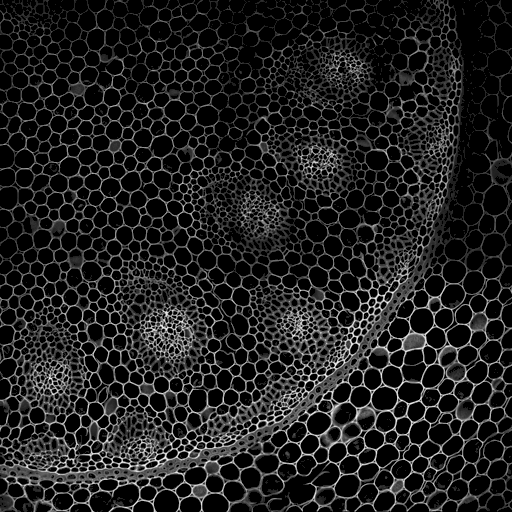
#> input picture data/lily.png, 512 x 512 px
$ jupyter execute --allow-errors PtychoEP_EM.ipynb
#> lines starting #> are read from the running program, lines starting #| are printed output that depends on the picture
### utils/test.py
#imports
import numpy as np
from numpy import exp, pi
from matplotlib import pyplot as plt
from matplotlib.pyplot import rc
rc('text', usetex=True)
from PIL import Image
from matplotlib.colors import Normalize

#load two images and output complex 2d-array
def load_complex_image(path_abs, path_phase):
#> called with path_abs = '../data/lily.png', path_phase = '../data/moon.png'
    image_abs = np.array(Image.open(path_abs), dtype = "float")/256
    image_phase = np.array(Image.open(path_phase), dtype = "float")/256
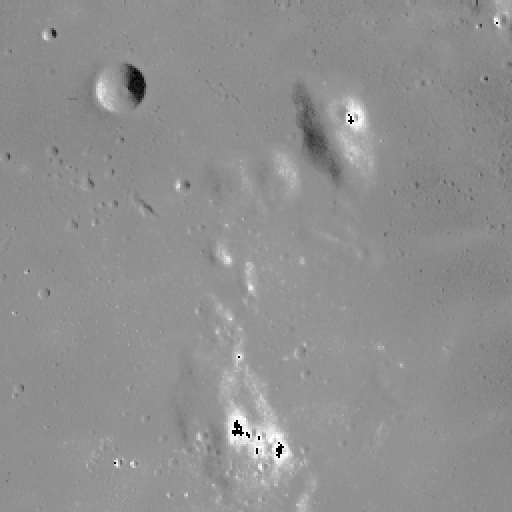
#> input picture data/moon.png, 512 x 512 px
    return image_abs * exp(0.5 * pi* 1j * image_phase)

#show images
def show_complex_image(img, img_name):
    fig, ax = plt.subplots(1,2, figsize=(6, 3))
    im1 = ax[0].imshow(np.abs(img), cmap = "gray", norm = Normalize(vmin = 0, vmax = 1))
    ax[0].set_title(img_name + " (Amplitude)", fontsize = 15)
    ax[0].axis("off")
    im2 = ax[1].imshow(np.angle(img), cmap="gray")
    ax[1].set_title(img_name + " (Phase)", fontsize = 15)
    ax[1].axis("off")
    plt.show()

### utils/matrix.py
#imports
import numpy as np
from scipy import stats
from numpy import linalg as LA


#(N, N) 2d array with entries i.i.d. drawn from circular complex Gaussian distribution
def complex_gaussian_matrix(N, var):
    return np.random.normal(loc = 0, scale = (var/2)**0.5, size = (N, N)) + 1j * np.random.normal(loc = 0, scale = (var/2)**0.5, size = (N, N))

# (N,N) 2d array with i.i.d. Gaussian-Bernoulli entries
def complex_sparse_matrix(N, rho, var):
    return complex_gaussian_matrix(N, var) * stats.bernoulli.rvs(p = rho, size = (N, N))

### tutorial_to_be_deplicated/PtychoEP_EM.ipynb
[cell 1]
#import modules
import math
import random
import numpy as np
from numpy.random import randint
from numpy import exp, pi
from numpy import linalg as LA
from numpy.fft import fft2, ifft2, fftshift
from matplotlib import pyplot as plt
from matplotlib.pyplot import rc
rc('text', usetex=True)
import cv2
from PIL import Image
from matplotlib.colors import Normalize
from matplotlib.colors import LogNorm
import copy

#import files
import sys
sys.path.append('..')
from utils import Likelihood
from utils import message_passing as mp
from utils import PtychoEP
from utils import ptycho_legacy
from utils import test
from utils import config
from utils import engines_legacy
from utils import error
from utils import matrix as mt

[cell 2]
#load pbject image
path_obj_abs = "../data/lily.png"
path_obj_phase = "../data/moon.png"
obj = test.load_complex_image(path_obj_abs, path_obj_phase)

#load probe
probe_abs = np.array(Image.open("../data/probe.png"), dtype = "float")/256
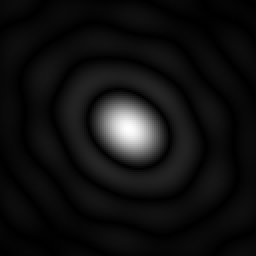
#> input picture data/probe.png, 128 x 128 px (shown 2 times larger)
prb = probe_abs + 1j * np.zeros_like(probe_abs)

#showimages
test.show_complex_image(obj, "Object")
test.show_complex_image(prb, "Probe")

[cell 3]
np.random.seed(2)
#set scan position and noise variance
#noise = 0.00196 # cameraman 30dB
noise = 0.001039
scan_positions = []

c = 8
for i in range(21):
    for j in range(21):
        scan_positions.append([165 + c * i + np.random.randint(-2,2), 165 + c * j + np.random.randint(-2,2)])

#sorting
scan_positions = np.array(scan_positions)
distance = []
for i, scan_pos in enumerate(scan_positions):
    distance.append((255 - scan_pos[0])**2 + (255 - scan_pos[1])**2)
distance = np.array(distance)
scan_positions = scan_positions[np.argsort(distance)]

#create Ptycho object
#> (the rest of this cell did not finish here and is left out)

[cell 4]
obj_init = mt.complex_gaussian_matrix(512, 1)
#> (the rest of this cell did not finish here and is left out)

[cell 5]
#load initial guess of probe
obj_init = mt.complex_gaussian_matrix(512, 1)
#> (the rest of this cell did not finish here and is left out)

[cell 6]
#load initial guess of probe
obj_init = mt.complex_gaussian_matrix(512, 1)
#> (the rest of this cell did not finish here and is left out)

[cell 7]
#load initial guess of probe
obj_init = mt.complex_gaussian_matrix(512, 1)
#> (the rest of this cell did not finish here and is left out)

[cell 8]
#show result
fig, ax = plt.subplots(1,1, figsize=(6, 6))
plt.tick_params(direction="in", length=3, width=2, labelsize=20)
ax.spines["right"].set_linewidth(2)
ax.spines["left"].set_linewidth(2)
ax.spines["top"].set_linewidth(2)
ax.spines["bottom"].set_linewidth(2)
#> (the rest of this cell did not finish here and is left out)

[cell 9]
plt.imshow(np.abs(obj[128: 383, 128: 383]), cmap = "gray")
plt.axis("off")
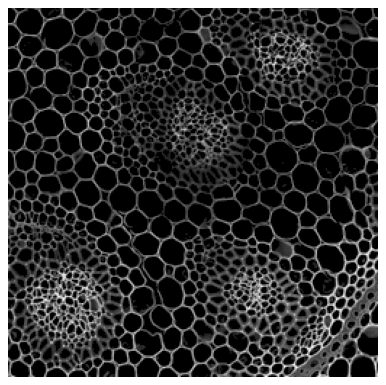
#> figure drawn by matplotlib, 1 panel

[cell 10]
plt.imshow(np.abs(obj[192: 255, 255: 318]), cmap = "gray")
plt.axis("off")
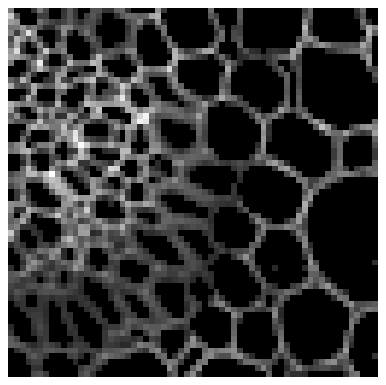
#> figure drawn by matplotlib, 1 panel
